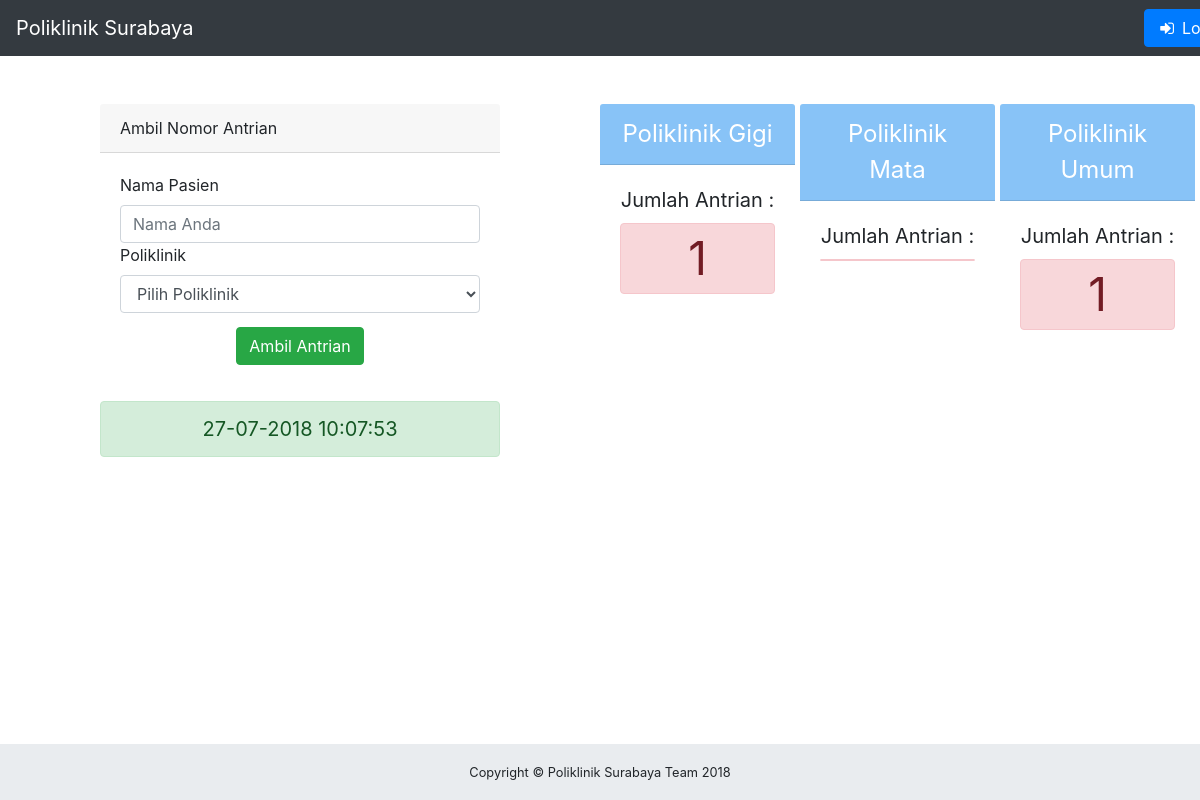
The page / on the database its author committed.
### tables this page shows
CREATE TABLE `poli` (
  `id` int(11) NOT NULL,
  `nama_poli` varchar(50) NOT NULL,
  `biaya_poli` int(20) NOT NULL
);

CREATE TABLE `antrian` (
  `id` int(11) NOT NULL,
  `nama_pasien` varchar(100) NOT NULL,
  `no_antrian` int(11) NOT NULL,
  `tanggal` date NOT NULL,
  `poli_id` int(11) NOT NULL
);

### index.php (the view, shortened to what this page needs)
<?php include "archive/headantrian.php";
include "behind/nyambung.php";
$date = date("d-m-Y");
$time = date("h:m:s");
?>
 <div id="utama" class="container-fluid">
  <div class="row">
   <div class="col-sm-6 col-md-6 col-xs-6" >
   	<div class="card card-login mx-auto mt-5">
      <div class="card-header">Ambil Nomor Antrian</div>
      <div class="card-body">
        <form method="POST" action="behind/antrian.php">
          <div class="form-group">
            <label for="exampleInputPasien">Nama Pasien</label>
            <input class="form-control"  type="text" aria-describedby="nama" placeholder="Nama Anda" name="pasien" >
            <label for="exampleInputPoli">Poliklinik</label>
            <select name="poli" class="form-control" aria-describedby="Poliklinik">
            <option value="Pilih">Pilih Poliklinik</option>
            </select>
            <div style="text-align: center; margin-top: 4%;">
            <button class="btn btn-success">Ambil Antrian</button>
            </div >
          </div>
    	</form>
      </div>
      <div class="alert alert-success" style="font-size: 20px; text-align: center;"><?php echo $date." ".$time; ?></div>
      </div>
	  </div>
   <div class="col-xs-6 col-sm-6 col-md-6" >
    <div class="row">
   <?php
            $query = $conn->query("SELECT * FROM poli");
            while ($row = $query->fetch_array()) { ?>
    <div class="col-md-4 col-xs-4 col-sm-4" style="padding: 0px 5px 0px 0px;" >
    <div class="card card-login mt-5">
      <div class="card-header" style="background-color: #88c3f7; text-align: center;color:#ffffff; font-size: 24px;">
      Poliklinik <?php echo $row["nama_poli"]; ?>
      </div>
      <div class="card-body">
      <?php
    $date2 = date("Y-m-d");
    $id2 = (int) $row["id"];
    $query2 = "SELECT * FROM antrian WHERE poli_id = '$id2' AND tanggal = '$date2' ORDER BY no_antrian DESC LIMIT 1";
    $hasil2 = mysqli_query($conn, $query2);
    $row2 = mysqli_fetch_array($hasil2);
      ?>
          <div class="form-group" style="text-align: center;">
           <label style="font-size: 20px;"> Jumlah Antrian : </label>
           <div class="alert alert-danger" style="font-size: 46px; padding :0px 0px 0px 0px;"><?php echo $row2["no_antrian"]; ?></div>
          </div>
      </div>
      </div>
      </div>
      <?php }?>
    </div>
    </div>
   </div >
   </div>
<?php
include "archive/footantrian.php";?>

### css/sb-admin.css (style rules this page uses)
html { position: relative; min-height: 100%; }
body { overflow-x: hidden; }
body.sticky-footer { margin-bottom: 56px; }
body.fixed-nav { padding-top: 56px; }
.card-login { max-width: 25rem; border: none; }

### rows shown on the page
poli: nama_poli "Gigi", antrian.no_antrian "1"
poli: nama_poli "Mata"
poli: nama_poli "Umum", antrian.no_antrian "1"
